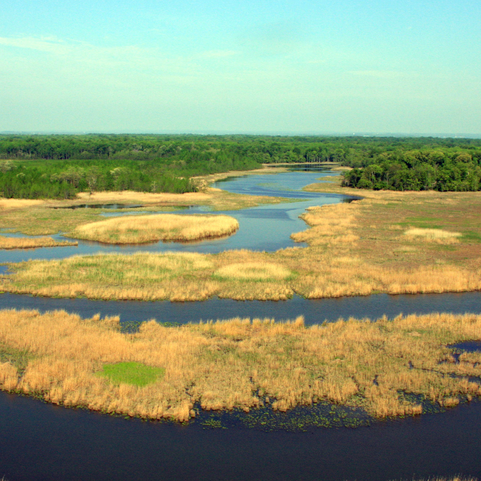
#> input picture data/aerial_forest_river_marsh.png, 481 x 481 px, shrunk from 1024 x 1024 before the run; its folder holds only this picture in this run
$ python main.py --image ../data/aerial_forest_river_marsh.png
#> lines starting #> are read from the running program, lines starting #| are printed output that depends on the picture
### src/preprocess.py
"""Image loading and simple averaging (box) filter smoothing."""

from pathlib import Path

import numpy as np
from PIL import Image

LUMA_WEIGHTS = np.array([0.299, 0.587, 0.114])


def load_image(path):
    """Load an image as a 2-D float64 grayscale array.

    * Single-band images are used as-is (8- or 16-bit values preserved).
    * RGB / RGBA images are converted with the ITU-R BT.601 luminance
      Y = 0.299 R + 0.587 G + 0.114 B.
    * Other multiband images (>3 bands, e.g. multispectral TIFF stacks) are
      reduced to the mean of their bands.
    """
#> called with path = '../data/aerial_forest_river_marsh.png'
    path = Path(path)
    if not path.exists():
        raise FileNotFoundError(f"Image not found: {path}")
    try:
        img = Image.open(path)
#> img is the input picture: PIL image 481x481 RGB; mean R, G, B 147.2, 156.3, 118.8
        if img.mode in ("P", "PA", "LA", "1"):
            img = img.convert("RGBA" if "A" in img.mode else "L")
        arr = np.asarray(img).astype(np.float64)
    except Exception:
        # Float / multiband GeoTIFFs that Pillow cannot decode.
        if path.suffix.lower() not in (".tif", ".tiff"):
            raise
        import tifffile
        arr = np.asarray(tifffile.imread(path)).astype(np.float64)
        arr = np.squeeze(arr)
        if arr.ndim == 3 and arr.shape[0] < arr.shape[-1] and arr.shape[0] <= 16:
            arr = np.moveaxis(arr, 0, -1)  # band-first (C, H, W) -> (H, W, C)

    if arr.ndim == 2:
        return arr
    bands = arr.shape[2]
    if bands in (3, 4):
        return arr[..., :3] @ LUMA_WEIGHTS
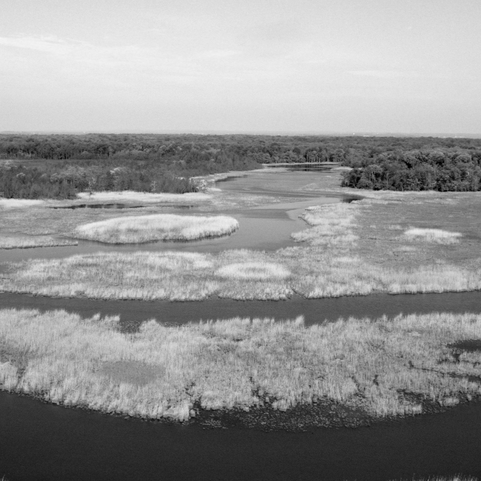
#> returned value: shape (481, 481) float64; min 0.342, max 245.3, mean 149.3
#| Loaded ../data/aerial_forest_river_marsh.png: 481x481, min 0.3, max 245.3
    return arr.mean(axis=2)


def smooth_image(image, size):
    """Mean (box) filter: I_s(x, y) = (1 / N) * sum over the size x size window.

    Implemented manually with an integral image on a reflect-padded copy, so
    the output has the input's shape and every output pixel averages exactly
    N = size * size input pixels.
    """
    if size < 1 or size % 2 == 0:
        raise ValueError("Smoothing size must be a positive odd integer.")
    image = np.asarray(image, dtype=np.float64)
    H, W = image.shape
    half = size // 2
    padded = np.pad(image, half, mode="reflect")
    S = np.zeros((padded.shape[0] + 1, padded.shape[1] + 1))
    S[1:, 1:] = padded.cumsum(axis=0).cumsum(axis=1)
    total = (S[size:size + H, size:size + W]
             - S[0:H, size:size + W]
             - S[size:size + H, 0:W]
             + S[0:H, 0:W])
    return total / float(size * size)


def to_uint8(image, lo=None, hi=None):
    """Linearly scale an array to 0..255 for saving / display."""
    image = np.asarray(image, dtype=np.float64)
    lo = image.min() if lo is None else lo
    hi = image.max() if hi is None else hi
    if hi <= lo:
        return np.zeros(image.shape, dtype=np.uint8)
    return np.clip((image - lo) / (hi - lo) * 255.0, 0, 255).round().astype(np.uint8)


def high_frequency_energy(image):
    """Mean squared difference between neighbouring pixels (horizontal + vertical).

    Used to quantify how much fine detail smoothing removes.
    """
    image = np.asarray(image, dtype=np.float64)
    dx = np.diff(image, axis=1)
    dy = np.diff(image, axis=0)
    return float((np.mean(dx ** 2) + np.mean(dy ** 2)) / 2.0)

### src/pipeline.py
"""End-to-end pipeline: quantise -> moving-window GLCM -> features -> K-Means,
applied to the original image and to its 7x7 / 9x9 box-smoothed versions."""

from pathlib import Path

import config
from analysis import (calculate_statistics, cluster_statistics, comparison_metrics,
                      interpret_results)
from clustering import cluster_features
from glcm import extract_texture_features
from preprocess import smooth_image
from visualize import visualize_results


def _notify(progress, stage, case=None):
    if progress is not None:
        progress(stage, case)


def process_image(image, window_size=config.GLCM_WINDOW_SIZE, num_levels=config.GRAY_LEVELS,
                  distance=config.DISTANCE, angle=config.ANGLE, k=config.NUM_CLUSTERS,
                  lo=None, hi=None, symmetric=config.SYMMETRIC, method="vectorized",
                  random_state=config.RANDOM_STATE, progress=None, case=None):
    """Run GLCM texture extraction and K-Means on one image.

    ``lo`` / ``hi`` fix the quantisation range (shared across experiments).
    ``progress(stage, case)`` is called, if given, before each stage
    ('glcm_features', 'kmeans').
    Returns a dict with 'quantized', 'features' (ASM / CON / MEAN images) and
    'clusters' (see ``cluster_features``).
    """
    _notify(progress, "glcm_features", case)
    feats = extract_texture_features(image, window_size, num_levels, distance, angle,
                                     lo=lo, hi=hi, symmetric=symmetric, method=method)
    q = feats.pop("quantized")
    _notify(progress, "kmeans", case)
    clusters = cluster_features(feats, k, random_state=random_state)
    return {"quantized": q, "features": feats, "clusters": clusters}


def run_experiment(image, smoothing_sizes=config.SMOOTHING_SIZES,
                   window_size=config.GLCM_WINDOW_SIZE, num_levels=config.GRAY_LEVELS,
                   distance=config.DISTANCE, angle=config.ANGLE, k=config.NUM_CLUSTERS,
                   symmetric=config.SYMMETRIC, output_dir=config.OUTPUT_DIR, save=True,
                   verbose=True, random_state=config.RANDOM_STATE, progress=None):
    """Process the original and every smoothed version with identical parameters.

    ``progress(stage, case_key)``, if given, receives stage events:
    'smoothing', then per case 'glcm_features' and 'kmeans', then
    'statistics', 'figures' and 'done' (case_key is None for global stages).

    Returns (results, feature_stats, cluster_stats, metrics, interpretation).
    ``results`` maps a case key to a dict with 'label', 'prefix',
    'smoothing_size', 'image', 'quantized', 'features', 'clusters'.
    """
#> called with window_size = 7, num_levels = 8, distance = 1, angle = 0, k = 4, symmetric = False, output_dir = 'outputs', save = True
    _notify(progress, "smoothing")
    # The original image's range defines the gray-level bins for every case.
    lo, hi = float(image.min()), float(image.max())
#> lo = 0.342; hi = 245.3
    cases = [("original", "Original", "original", None, image)]
    for s in smoothing_sizes:
        cases.append((f"smooth_{s}", f"{s}x{s} smoothed", f"smoothed_{s}x{s}", s,
                      smooth_image(image, s)))
#> this loop made 2 passes
#> pass 1, in smooth_image, `padded = np.pad(image, half, mode="reflect")`:
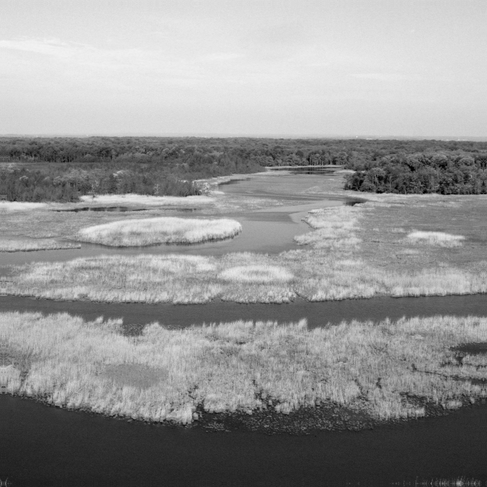
#> padded: shape (487, 487) float64; min 0.342, max 245.3, mean 148.9
#> pass 1, in smooth_image, `total = (S[size:size + H, size:size + W] - S[0:H, size:size + W] - S[s..`:
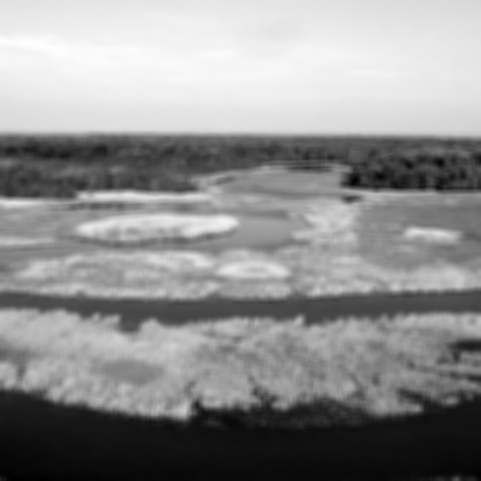
#> total: shape (481, 481) float64; min 1523.3, max 11801.9, mean 7315.8; drawn with min black and max white
#> after the loop, cases = 3 items

    results = {}
    for key, label, prefix, size, img in cases:
        if verbose:
            print(f"[{label}] GLCM window {window_size}x{window_size}, L={num_levels}, "
                  f"d={distance}, angle={angle}, K={k}")
        res = process_image(img, window_size, num_levels, distance, angle, k,
                            lo=lo, hi=hi, symmetric=symmetric, random_state=random_state,
                            progress=progress, case=key)
        res.update(label=label, prefix=prefix, smoothing_size=size, image=img)
        results[key] = res
#> this loop made 3 passes
#> (key, label, prefix, size) on pass 1: ('original', 'Original', 'original', None)
#> (printed output is left out)
#> pass 1, in quantize_image, `q = np.floor((image - lo) / (hi - lo) * num_levels)`:
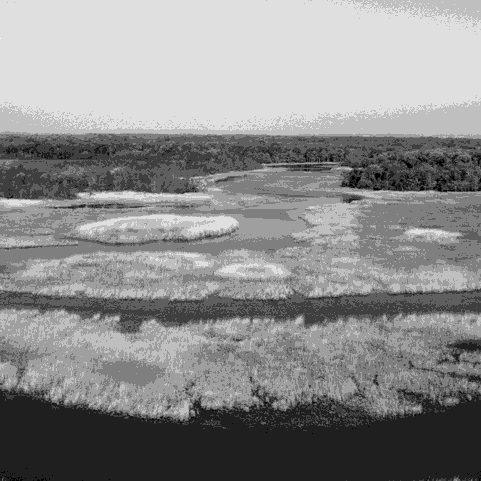
#> q: shape (481, 481) float64; min 0, max 8, mean 4.4; drawn with min black and max white
#> pass 1, in extract_texture_features, `q = quantize_image(image, num_levels, lo, hi)`:
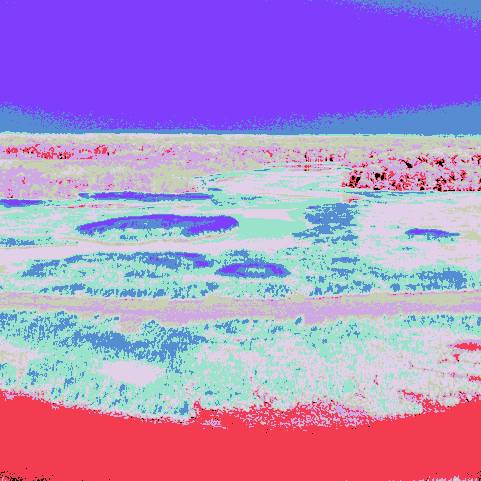
#> q: shape (481, 481) int32; 8 distinct labels, from 0 to 7; one colour per label, 0 black
#> pass 1, in moving_window_glcm, `padded = _pad(q, window_size)`:
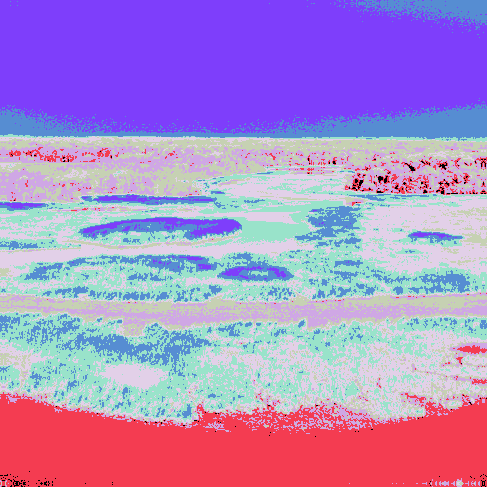
#> padded: shape (487, 487) int32; 8 distinct labels, from 0 to 7; one colour per label, 0 black

    _notify(progress, "statistics")
    feature_stats = calculate_statistics(results)
    cluster_stats = cluster_statistics(results)
    metrics = comparison_metrics(results)
    interpretation = (interpret_results(results, feature_stats, cluster_stats, metrics)
                      if len(results) >= 3 else "")

    if save:
        _notify(progress, "figures")
        out = Path(output_dir)
        out.mkdir(parents=True, exist_ok=True)
        visualize_results(results, out)
        feature_stats.to_csv(out / "feature_statistics.csv", index=False, float_format="%.6f")
        cluster_stats.to_csv(out / "cluster_statistics.csv", index=False, float_format="%.6f")
        metrics.to_csv(out / "comparison_metrics.csv", index=False, float_format="%.6f")
        (out / "interpretation.md").write_text(interpretation + "\n")
        if verbose:
            print(f"Outputs written to {out}")
    _notify(progress, "done")
    return results, feature_stats, cluster_stats, metrics, interpretation

### src/glcm.py
"""Manual moving-window Gray Level Co-occurrence Matrix (GLCM) texture analysis.

The GLCM is computed LOCALLY: for every pixel a window of size w x w centred on
that pixel is taken, its own GLCM is built and normalised, and the texture
features ASM, Contrast and Mean are derived from that local GLCM. The feature
value is written to the centre pixel of the window, producing one texture image
per feature.

Two implementations are provided:

* ``moving_window_glcm_naive`` -- the reference implementation. It literally
  slides the window pixel by pixel, calls ``compute_glcm`` on the patch,
  normalises it and evaluates the feature formulas.
* ``moving_window_glcm`` -- an optimised implementation that produces exactly
  the same local GLCMs. Each pixel pair (p, p + offset) is encoded as a single
  integer ``k = i * L + j``; for every code k an indicator image is box-summed
  over the window with an integral image. The box sum at (r, c) is the GLCM
  entry (i, j) of the window centred at (r, c).

Conventions
-----------
* Gray levels are integers 0 .. L-1 after quantisation.
* Offset (dr, dc) means the neighbour of pixel (r, c) is (r + dr, c + dc).
  Angle 0 deg with distance 1 gives offset (0, 1), i.e. the right neighbour.
* GLCM[i, j] counts pairs whose reference pixel has level i and whose
  neighbour has level j. Only pairs where BOTH pixels lie inside the window
  are counted.
* Boundaries: the quantised image is reflect-padded by w // 2 so every output
  pixel has a full window and the texture images have the input's size.
"""

import numpy as np


# ---------------------------------------------------------------------------
# Quantisation and spatial relationship
# ---------------------------------------------------------------------------

def quantize_image(image, num_levels, lo=None, hi=None):
    """Map intensities linearly to integer gray levels 0 .. num_levels-1.

    ``q = floor((I - lo) / (hi - lo) * L)``, clipped to [0, L-1].

    ``lo`` / ``hi`` default to the image's own min / max. Passing a fixed range
    (e.g. that of the original image) makes quantisation identical across
    experiments, so a level always denotes the same intensity band.
    """
    image = np.asarray(image, dtype=np.float64)
    lo = float(image.min()) if lo is None else float(lo)
    hi = float(image.max()) if hi is None else float(hi)
    if hi <= lo:
        return np.zeros(image.shape, dtype=np.int32)
    q = np.floor((image - lo) / (hi - lo) * num_levels)
    return np.clip(q, 0, num_levels - 1).astype(np.int32)


def angle_to_offset(distance, angle):
    """Return the (row, col) offset for a GLCM distance and angle in degrees."""
    offsets = {
        0: (0, distance),
        45: (-distance, distance),
        90: (-distance, 0),
        135: (-distance, -distance),
    }
    angle = int(angle) % 180
    if angle not in offsets:
        raise ValueError(f"Angle must be one of 0, 45, 90, 135 (got {angle}).")
    return offsets[angle]


# ---------------------------------------------------------------------------
# Single-window GLCM and features
# ---------------------------------------------------------------------------

def _pair_slices(shape, offset):
    """Slices selecting reference pixels and their neighbours inside ``shape``."""
    h, w = shape
    dr, dc = offset
    ref = (slice(max(0, -dr), h - max(0, dr)), slice(max(0, -dc), w - max(0, dc)))
    nbr = (slice(max(0, dr), h - max(0, -dr)), slice(max(0, dc), w - max(0, -dc)))
    return ref, nbr


# [24 lines left out: functions compute_glcm, normalize_glcm, not called in this run]


def compute_asm(p):
    """Angular Second Moment: sum_i sum_j P(i, j)^2 (works on (..., L, L))."""
    return np.sum(p * p, axis=(-2, -1))


# [12 lines left out: functions compute_contrast, compute_mean, not called in this run]


# ---------------------------------------------------------------------------
# Moving-window GLCM
# ---------------------------------------------------------------------------

def _pad(q, window_size):
    half = window_size // 2
    return np.pad(q, half, mode="reflect")


# [32 lines left out: function moving_window_glcm_naive, not called in this run]


def _box_sum(indicator, out_shape, start, size):
    """Sum ``indicator`` over a (size) box whose top-left corner for output
    pixel (r, c) is (r + start[0], c + start[1]), using an integral image."""
    H, W = out_shape
    bh, bw = size
    sr, sc = start
    S = np.zeros((indicator.shape[0] + 1, indicator.shape[1] + 1), dtype=np.int64)
    S[1:, 1:] = indicator.cumsum(axis=0).cumsum(axis=1)
    r0, c0 = sr, sc
    return (S[r0 + bh:r0 + bh + H, c0 + bw:c0 + bw + W]
            - S[r0:r0 + H, c0 + bw:c0 + bw + W]
            - S[r0 + bh:r0 + bh + H, c0:c0 + W]
            + S[r0:r0 + H, c0:c0 + W])


def moving_window_glcm(q, window_size, num_levels, offset=(0, 1),
                       symmetric=False, return_glcm=False):
    """Vectorised moving-window GLCM giving the same local GLCMs as the naive one.

    For each gray-level pair code k = i * L + j an indicator image marks the
    reference pixels p with (q[p], q[p + offset]) == (i, j). Box-summing that
    indicator over the valid reference region of every window yields
    GLCM_window(i, j) for all windows simultaneously. The features are
    accumulated code by code, so memory stays O(H * W) unless the full
    (H, W, L, L) stack is requested with ``return_glcm``.
    """
    H, W = q.shape
    L = num_levels
    dr, dc = offset
    padded = _pad(q, window_size)
    Hp, Wp = padded.shape

    # Reference-pixel box inside each window: rows [a_r, a_r + h_eff), cols likewise.
    h_eff = window_size - abs(dr)
    w_eff = window_size - abs(dc)
    a_r, a_c = max(0, -dr), max(0, -dc)

    asm = np.zeros((H, W))
    con = np.zeros((H, W))
    mean = np.zeros((H, W))
    glcms = np.zeros((H, W, L, L)) if return_glcm else None
    if h_eff <= 0 or w_eff <= 0:
        out = {"ASM": asm, "CON": con, "MEAN": mean}
        if return_glcm:
            out["GLCM"] = glcms
        return out

    # Pair code for every padded reference pixel whose neighbour is in bounds;
    # -1 elsewhere (those positions never fall inside a window's reference box).
    codes = np.full((Hp, Wp), -1, dtype=np.int64)
    ref_sl, nbr_sl = _pair_slices((Hp, Wp), offset)
    codes[ref_sl] = padded[ref_sl] * L + padded[nbr_sl]

    n_pairs = h_eff * w_eff * (2 if symmetric else 1)

    def counts_for(i, j):
        return _box_sum(codes == i * L + j, (H, W), (a_r, a_c), (h_eff, w_eff))

    for i in range(L):
        for j in range(L):
            if symmetric and j < i:
                continue
            c_ij = counts_for(i, j)
            if symmetric:
                c_ji = c_ij if i == j else counts_for(j, i)
                p_ij = (c_ij + c_ji) / n_pairs
                p_ji = p_ij
            else:
                p_ij = c_ij / n_pairs

            asm += p_ij ** 2
            con += (i - j) ** 2 * p_ij
            mean += i * p_ij
            if return_glcm:
                glcms[:, :, i, j] = p_ij
            if symmetric and i != j:
                asm += p_ji ** 2
                con += (i - j) ** 2 * p_ji
                mean += j * p_ji
                if return_glcm:
                    glcms[:, :, j, i] = p_ji

    out = {"ASM": asm, "CON": con, "MEAN": mean}
    if return_glcm:
        out["GLCM"] = glcms
    return out


# [6 lines left out: function window_mean_direct, not called in this run]


def extract_texture_features(image, window_size, num_levels, distance=1, angle=0,
                             lo=None, hi=None, symmetric=False, method="vectorized"):
    """Quantise ``image`` and compute the ASM / CON / MEAN texture images.

    Returns a dict with keys 'quantized', 'ASM', 'CON', 'MEAN'.
    """
    q = quantize_image(image, num_levels, lo, hi)
    offset = angle_to_offset(distance, angle)
    fn = moving_window_glcm if method == "vectorized" else moving_window_glcm_naive
    feats = fn(q, window_size, num_levels, offset, symmetric)
    feats["quantized"] = q
    return feats

### src/clustering.py
"""K-Means clustering of per-pixel [ASM, CON, MEAN] texture feature vectors."""

import numpy as np
from sklearn.cluster import KMeans
from sklearn.preprocessing import StandardScaler

from config import FEATURE_NAMES, KMEANS_N_INIT, RANDOM_STATE


def build_feature_matrix(features, names=FEATURE_NAMES):
    """Stack texture images into an (H*W, n_features) matrix X = [ASM, CON, MEAN]."""
    return np.column_stack([features[n].ravel() for n in names])


def cluster_features(features, k, random_state=RANDOM_STATE, n_init=KMEANS_N_INIT,
                     names=FEATURE_NAMES):
    """Standardise the feature vectors and run K-Means.

    Clusters are relabelled 0 .. K-1 in ascending order of the MEAN coordinate
    of their centre (ties broken by CON), so a given label/colour represents a
    comparable (dark -> bright) texture class in every experiment.

    Returns a dict with
        labels       (H, W) int cluster map
        centers      (K, n_features) centres in original feature units
        centers_std  (K, n_features) centres in standardised units
        sizes        (K,) pixel count per cluster
        inertia      K-Means objective on the standardised data
    """
    shape = features[names[0]].shape
    X = build_feature_matrix(features, names)
    scaler = StandardScaler()
    Xs = scaler.fit_transform(X)

    km = KMeans(n_clusters=k, n_init=n_init, random_state=random_state)
    raw_labels = km.fit_predict(Xs)
    centers_std = km.cluster_centers_
    centers = scaler.inverse_transform(centers_std)

    mean_idx = names.index("MEAN") if "MEAN" in names else 0
    con_idx = names.index("CON") if "CON" in names else 0
    order = np.lexsort((centers[:, con_idx], centers[:, mean_idx]))
    remap = np.empty(k, dtype=np.int64)
    remap[order] = np.arange(k)

    labels = remap[raw_labels].reshape(shape)
    return {
        "labels": labels,
        "centers": centers[order],
        "centers_std": centers_std[order],
        "sizes": np.bincount(labels.ravel(), minlength=k),
        "inertia": float(km.inertia_),
        "feature_names": list(names),
    }

### src/analysis.py
"""Quantitative comparison and automatic, data-driven interpretation."""

import numpy as np
import pandas as pd
from sklearn.metrics import adjusted_rand_score

from config import FEATURE_NAMES
from preprocess import high_frequency_energy


# ---------------------------------------------------------------------------
# Statistics
# ---------------------------------------------------------------------------

def calculate_statistics(results, names=FEATURE_NAMES):
    """Min / max / mean / std of every texture feature for every case."""
    rows = []
    for case in results.values():
        for n in names:
            v = case["features"][n]
            rows.append({"Case": case["label"], "Feature": n,
                         "Min": float(v.min()), "Max": float(v.max()),
                         "Mean": float(v.mean()), "Std": float(v.std())})
#> this loop made 3 passes
#> (the rest of the program and of its run is left out)
